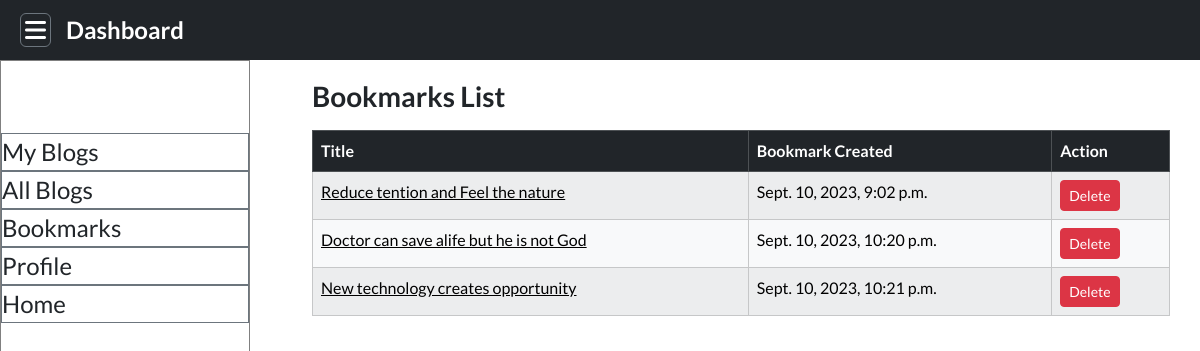
Screenshot of /blog/bookmarks/ (signed in) with the database file from the repository.
### blog/models.py (models this page shows, shortened)
class Bookmark(models.Model):
    user = models.ForeignKey(Account, on_delete=models.CASCADE)
    blog = models.ForeignKey(BlogPost, on_delete=models.CASCADE)
    timestamp = models.DateTimeField(auto_now_add=True)

class BlogPost(models.Model):
    id = models.AutoField(primary_key=True, null=False,
                          blank=False, unique=True)
    title = models.CharField(max_length=200)
    description = models.TextField()
    categories = models.ForeignKey(Category, on_delete=models.CASCADE)
    author = models.ForeignKey(
        settings.AUTH_USER_MODEL, on_delete=models.CASCADE, default=99999)
    status_choices = (
        ('Published', 'Published'),
        ('Unpublished', 'Unpublished'),
    )
    status = models.CharField(max_length=20, choices=status_choices)
    created_date = models.DateTimeField(auto_now_add=True)
    modified_date = models.DateTimeField(auto_now=True)
    published_date = models.DateTimeField(null=True, blank=True)
    image = models.ImageField(
        upload_to='photos/blogPhoto', null=True, blank=True)

### blog/views.py (the view)
# urls.py: path('bookmarks/', views.bookmark_list, name="bookmark_list"),
def bookmark_list(request):
    if request.user.is_authenticated:
        bookmarks = Bookmark.objects.filter(user=request.user)
        return render(request, 'bookmark.html', {'bookmarks': bookmarks})
    else:
        messages.warning(
            request, "You must be logged in to view your bookmarks.")
        return redirect('login')

### blog/templates/bookmark.html
{% extends 'dashboard_layout.html' %}
{% block content %}
  {% if bookmarks %}
    <ul>
        <h3 class="mb-3">Bookmarks List</h3>
        <table class="table table-bordered table-striped table-light mx-auto w-100">
          <thead class="table-dark">
            <tr>
              <th>Title</th>
              <th>Bookmark Created</th>
              <th>Action</th>
            </tr>
          </thead>
          <tbody>
            <tr>
            {% for bookmark in bookmarks %}
              <td><a style="text-decoration: underline;" href="{% url 'details' id=bookmark.blog.id %}">{{ bookmark.blog.title }}</a></td>
              <td>{{ bookmark.timestamp}}</td>
              <td><a href="{% url 'remove_bookmark' id=bookmark.blog.id %}"><button class="btn btn-danger btn-sm">Delete</button></a></td>
            </tr>
            {% endfor %}
          </tbody>
        </table>
    </ul>
  {% else %}
    <p>You have no bookmarks yet.</p>
  {% endif %}
{% endblock %}

### rows the page displays
Bookmark: blog "Reduce tention and Feel the nature", timestamp "Sept. 10, 2023, 9:02 p.m."
Bookmark: blog "Doctor can save alife but he is not God", timestamp "Sept. 10, 2023, 10:20 p.m."
Bookmark: blog "New technology creates opportunity", timestamp "Sept. 10, 2023, 10:21 p.m."
